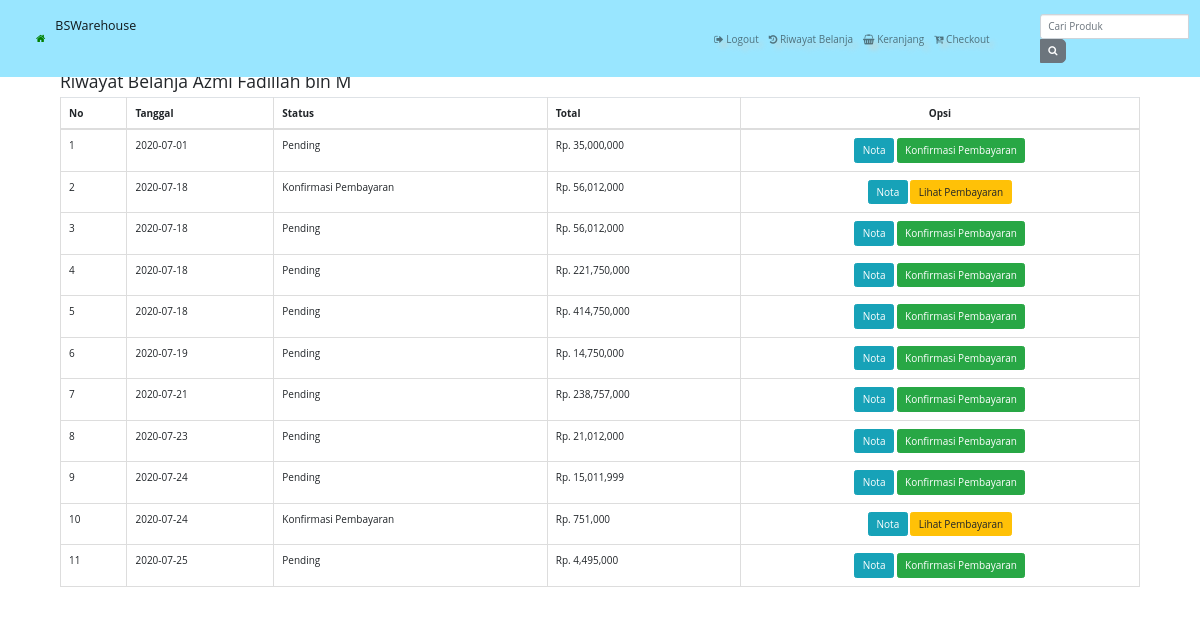
The app's page /riwayat.php (signed in) with its own data.
### tables this page shows
CREATE TABLE `pembelian` (
  `id_pembelian` int(11) NOT NULL,
  `id_ongkir` int(11) NOT NULL,
  `id_pelanggan` int(11) NOT NULL,
  `tanggal_pembelian` date NOT NULL,
  `total_pembelian` int(11) NOT NULL,
  `nama_kota` varchar(100) NOT NULL,
  `tarif` int(11) NOT NULL,
  `alamat_pengiriman` text NOT NULL,
  `status_pembelian` varchar(50) NOT NULL DEFAULT 'Pending',
  `no_resi` varchar(50) NOT NULL
);

### riwayat.php (the view, shortened to what this page needs)
<?php
include "koneksi.php";
?>
<!DOCTYPE html>
<html>
	<head>
		<?php include "head.php" ?>
	</head>
	<body>
<?php include "navbar.php" ?><br>
<div class="container">
<section class="konten">
	<div class="container">
		<h3>Riwayat Belanja <?php echo $_SESSION["pelanggan"]["nama_pelanggan"]; ?></h3>
		<table class="table table-bordered">
			<thead>
				<tr>
					<th>No</th>
					<th>Tanggal</th>
					<th>Status</th>
					<th>Total</th>
					<th class="text-center">Opsi</th>
				</tr>
			</thead>
			<tbody>
			<?php
			$nomor =1;
			$id_pelanggan = $_SESSION["pelanggan"]["id_pelanggan"];
			$ambil = $koneksi->query("SELECT * FROM pembelian WHERE id_pelanggan='$id_pelanggan'");
			while ($pecah = $ambil->fetch_assoc()) {
			?>
				<tr>
					<td><?php echo $nomor; ?></td>
					<td><?php echo $pecah["tanggal_pembelian"]; ?></td>
					<td>
						<?php echo $pecah["status_pembelian"]; ?>
						<br>
						</td>
					<td>Rp. <?php echo number_format($pecah["total_pembelian"]); ?></td>
					<td class="text-center">
						<a href="nota.php?id=<?php echo $pecah["id_pembelian"]; ?>" class="btn btn-info">Nota</a>
						<?php if ($pecah['status_pembelian']=="Pending") :?>
						<a href="pembayaran.php?id=<?php echo $pecah["id_pembelian"]; ?>" class="btn btn-success">
						Konfirmasi Pembayaran
						</a>
						<?php else: ?>
						<a href="lihat_pembayaran.php?id=<?php echo $pecah["id_pembelian"]; ?>" class="btn btn-warning">
							Lihat Pembayaran
						</a>
						<?php endif ?>
					</td>
				</tr>
				<?php $nomor++; ?>
				<?php } ?>
			</tbody>
		</table>
	</div>
</section>
</div>
</body>
</html>

### admin/assets/css/custom.css (style rules this page uses)
body { font-family: 'Open Sans', sans-serif; }
.text-center { text-align:center; }

### css/shop-homepage.css (style rules this page uses)
body { padding-top: 56px; }

### records on screen
pembelian: tanggal_pembelian "2020-07-01", status_pembelian "Pending", total_pembelian "35,000,000"
pembelian: tanggal_pembelian "2020-07-18", status_pembelian "Konfirmasi Pembayaran", total_pembelian "56,012,000"
pembelian: tanggal_pembelian "2020-07-18", status_pembelian "Pending", total_pembelian "56,012,000"
pembelian: tanggal_pembelian "2020-07-18", status_pembelian "Pending", total_pembelian "221,750,000"
pembelian: tanggal_pembelian "2020-07-18", status_pembelian "Pending", total_pembelian "414,750,000"
pembelian: tanggal_pembelian "2020-07-19", status_pembelian "Pending", total_pembelian "14,750,000"
pembelian: tanggal_pembelian "2020-07-21", status_pembelian "Pending", total_pembelian "238,757,000"
pembelian: tanggal_pembelian "2020-07-23", status_pembelian "Pending", total_pembelian "21,012,000"
pembelian: tanggal_pembelian "2020-07-24", status_pembelian "Pending", total_pembelian "15,011,999"
pembelian: tanggal_pembelian "2020-07-24", status_pembelian "Konfirmasi Pembayaran", total_pembelian "751,000"
pembelian: tanggal_pembelian "2020-07-25", status_pembelian "Pending", total_pembelian "4,495,000"

### other values on screen
$_SESSION["pelanggan"]["nama_pelanggan"] "Azmi Fadillah bin M"
